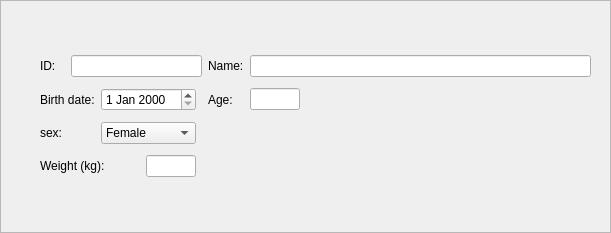
<?xml version="1.0" encoding="UTF-8"?>
<ui version="4.0">
 <class>Patient</class>
 <widget class="QFrame" name="Patient">
  <property name="geometry">
   <rect>
    <x>0</x>
    <y>0</y>
    <width>611</width>
    <height>233</height>
   </rect>
  </property>
  <property name="windowTitle">
   <string>Frame</string>
  </property>
  <property name="frameShape">
   <enum>QFrame::StyledPanel</enum>
  </property>
  <property name="frameShadow">
   <enum>QFrame::Raised</enum>
  </property>
  <widget class="QWidget" name="layoutWidget">
   <property name="geometry">
    <rect>
     <x>40</x>
     <y>50</y>
     <width>551</width>
     <height>136</height>
    </rect>
   </property>
   <layout class="QGridLayout" name="grid_layout">
    <item row="0" column="6" colspan="2">
     <widget class="QLineEdit" name="tx_name"/>
    </item>
    <item row="1" column="6">
     <widget class="QLineEdit" name="tx_age">
      <property name="sizePolicy">
       <sizepolicy hsizetype="Fixed" vsizetype="Fixed">
        <horstretch>0</horstretch>
        <verstretch>0</verstretch>
       </sizepolicy>
      </property>
      <property name="maximumSize">
       <size>
        <width>50</width>
        <height>16777215</height>
       </size>
      </property>
     </widget>
    </item>
    <item row="3" column="0" colspan="3">
     <widget class="QLabel" name="label_6">
      <property name="text">
       <string>Weight (kg):</string>
      </property>
     </widget>
    </item>
    <item row="3" column="3">
     <widget class="QLineEdit" name="tx_weight">
      <property name="sizePolicy">
       <sizepolicy hsizetype="Fixed" vsizetype="Fixed">
        <horstretch>0</horstretch>
        <verstretch>0</verstretch>
       </sizepolicy>
      </property>
      <property name="maximumSize">
       <size>
        <width>50</width>
        <height>16777215</height>
       </size>
      </property>
     </widget>
    </item>
    <item row="1" column="5">
     <widget class="QLabel" name="label_4">
      <property name="text">
       <string>Age:</string>
      </property>
     </widget>
    </item>
    <item row="2" column="0" colspan="2">
     <widget class="QLabel" name="label_5">
      <property name="text">
       <string>sex:</string>
      </property>
     </widget>
    </item>
    <item row="1" column="0" colspan="2">
     <widget class="QLabel" name="label_3">
      <property name="text">
       <string>Birth date:</string>
      </property>
     </widget>
    </item>
    <item row="2" column="2" colspan="2">
     <widget class="QComboBox" name="cb_sex">
      <property name="sizePolicy">
       <sizepolicy hsizetype="Fixed" vsizetype="Fixed">
        <horstretch>0</horstretch>
        <verstretch>0</verstretch>
       </sizepolicy>
      </property>
      <property name="maximumSize">
       <size>
        <width>100</width>
        <height>16777215</height>
       </size>
      </property>
      <item>
       <property name="text">
        <string>Female</string>
       </property>
      </item>
      <item>
       <property name="text">
        <string>Male</string>
       </property>
      </item>
      <item>
       <property name="text">
        <string>Other</string>
       </property>
      </item>
     </widget>
    </item>
    <item row="1" column="7">
     <spacer name="horizontalSpacer">
      <property name="orientation">
       <enum>Qt::Horizontal</enum>
      </property>
      <property name="sizeType">
       <enum>QSizePolicy::MinimumExpanding</enum>
      </property>
      <property name="sizeHint" stdset="0">
       <size>
        <width>80</width>
        <height>20</height>
       </size>
      </property>
     </spacer>
    </item>
    <item row="1" column="2" colspan="2">
     <widget class="QDateEdit" name="dt_birth_date">
      <property name="sizePolicy">
       <sizepolicy hsizetype="Fixed" vsizetype="Fixed">
        <horstretch>0</horstretch>
        <verstretch>0</verstretch>
       </sizepolicy>
      </property>
      <property name="maximumSize">
       <size>
        <width>100</width>
        <height>16777215</height>
       </size>
      </property>
     </widget>
    </item>
    <item row="0" column="0">
     <widget class="QLabel" name="label_2">
      <property name="text">
       <string>ID:</string>
      </property>
     </widget>
    </item>
    <item row="0" column="5">
     <widget class="QLabel" name="label">
      <property name="text">
       <string>Name:</string>
      </property>
     </widget>
    </item>
    <item row="0" column="1" colspan="4">
     <widget class="QLineEdit" name="tx_id">
      <property name="sizePolicy">
       <sizepolicy hsizetype="Fixed" vsizetype="Fixed">
        <horstretch>0</horstretch>
        <verstretch>0</verstretch>
       </sizepolicy>
      </property>
      <property name="maximumSize">
       <size>
        <width>150</width>
        <height>16777215</height>
       </size>
      </property>
     </widget>
    </item>
   </layout>
  </widget>
 </widget>
 <resources/>
 <connections/>
</ui>
